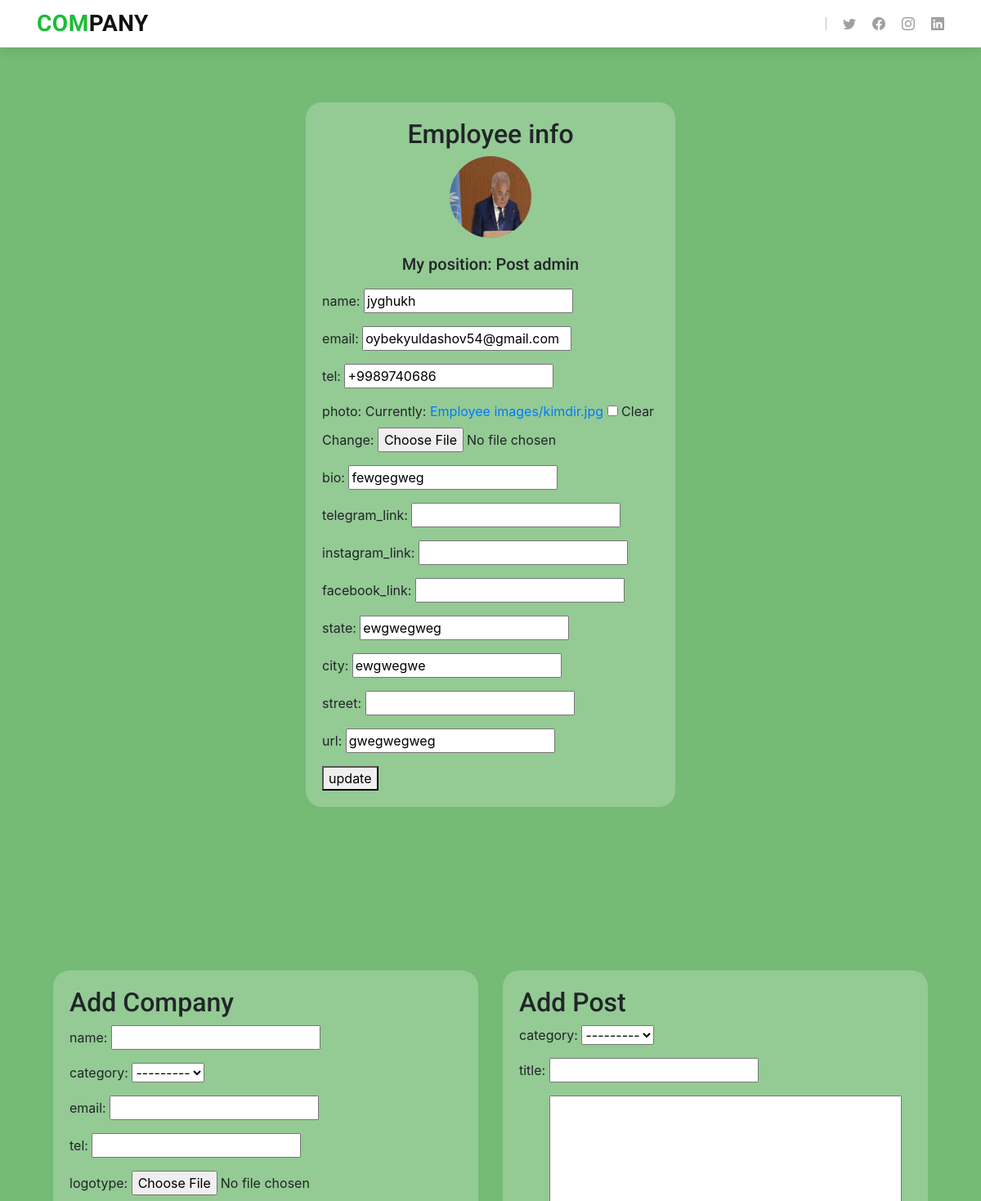
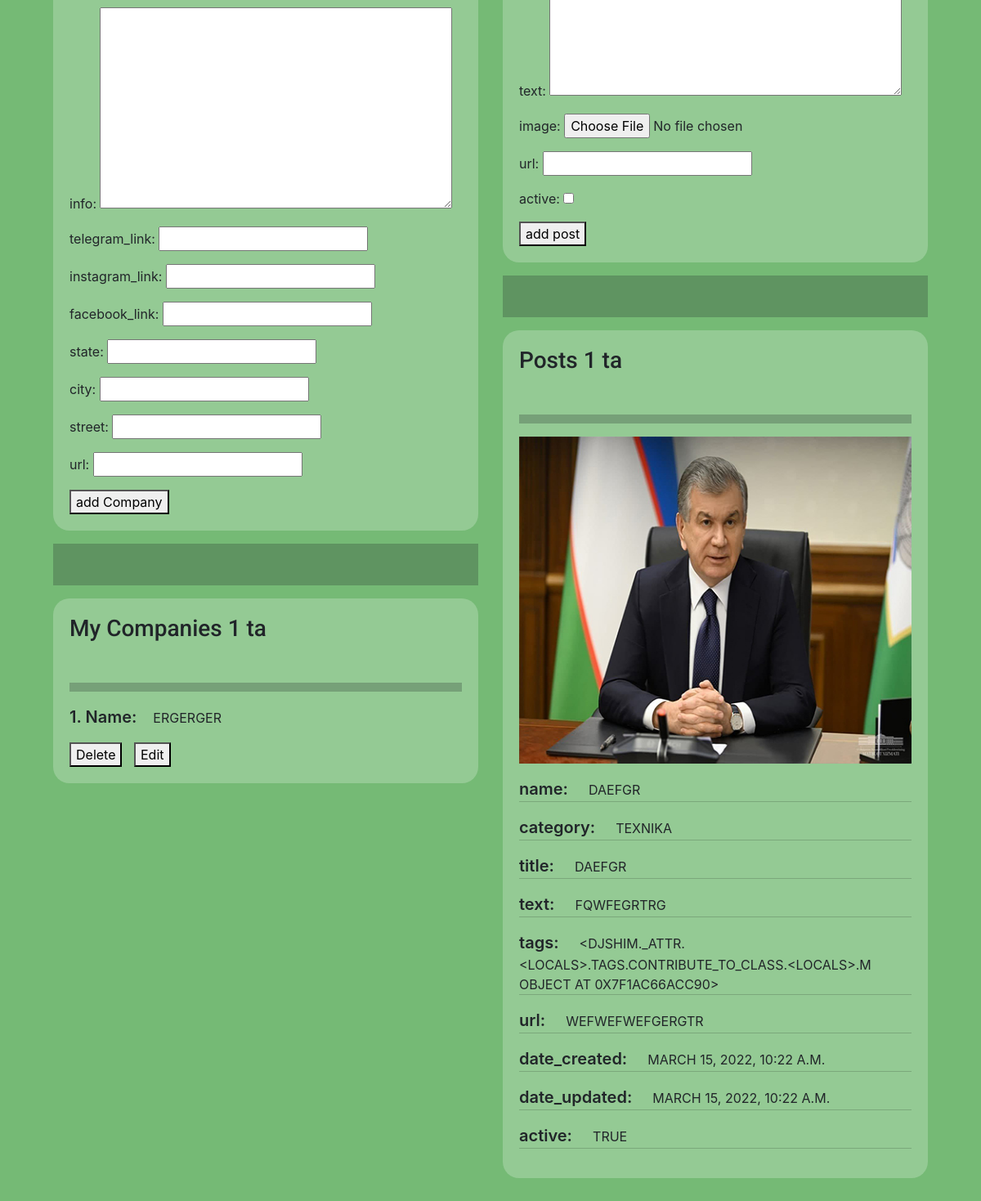
Screenshot of /profile-Employee/gwegwegweg/ with the database file from the repository (2 pictures, top to bottom).
### account/models.py (models this page shows, shortened)
class Employee(models.Model):
    position__choices = [
        ('Pt', 'Post admin'),
        ('Pr', 'Product admin')
    ]
    company = models.ForeignKey('main.Company', related_name='employes', on_delete=models.CASCADE)
    user = models.OneToOneField(User, related_name='employee', on_delete=models.CASCADE)
    name = models.CharField(max_length=200)
    position = models.CharField(max_length=2, choices=position__choices)
    email = models.EmailField(max_length=200, blank=True, null=True)
    tel = models.CharField(max_length=11, blank=True, null=True)
    photo = models.ImageField(upload_to='Employee images/', blank=True, null=True)
    bio = models.CharField(max_length=300, blank=True, null=True)
    telegram_link = models.URLField(max_length=200, blank=True, null=True)
    instagram_link = models.URLField(max_length=200, blank=True, null=True)
    facebook_link = models.URLField(max_length=200, blank=True, null=True)
    state = models.CharField(verbose_name='Viloyat', max_length=300)
    city = models.CharField(verbose_name='shahar', max_length=300)
    street = models.CharField(verbose_name='ko\'cha', max_length=300, blank=True, null=True)
    url = models.SlugField(max_length=200, unique=True)
    active = models.BooleanField(verbose_name='Xolati')
    date_created = models.DateField(auto_now=True)
    date_updated = models.DateTimeField(auto_now_add=True)
    class Meta:
        verbose_name = 'Employee'
        verbose_name_plural = 'Employes'

### main/models.py (models this page shows, shortened)
class Company(models.Model):
    author = models.ForeignKey(User, related_name='companies', on_delete=models.CASCADE)
    category = models.ForeignKey(Category, related_name='companies', on_delete=models.CASCADE)
    name = models.CharField(max_length=100, unique=True)
    email = models.EmailField(max_length=200, blank=True, null=True)
    tel = models.CharField(max_length=11, blank=True, null=True)
    logotype = models.ImageField(upload_to='Company logos/', blank=True, null=True)
    info = models.TextField()
    telegram_link = models.URLField(max_length=200, blank=True, null=True)
    instagram_link = models.URLField(max_length=200, blank=True, null=True)
    facebook_link = models.URLField(max_length=200, blank=True, null=True)
    state = models.CharField(verbose_name='Viloyat', max_length=300)
    city = models.CharField(verbose_name='shahar', max_length=300)
    street = models.CharField(verbose_name='ko\'cha', max_length=300, blank=True, null=True)
    url = models.SlugField(max_length=200, unique=True)
    date_created = models.DateField(auto_now=True)
    date_updated = models.DateTimeField(auto_now_add=True)
    class Meta:
        verbose_name = 'Company'
        verbose_name_plural = 'Companies'

class Category(models.Model):
    name = models.CharField(max_length=200, unique=True)
    url = models.SlugField(max_length=200, unique=True)
    def __str__(self):
        return self.name
    class Meta:
        verbose_name = 'Category'
        verbose_name_plural = 'Categories'

### post/models.py (models this page shows, shortened)
class Post(models.Model):
    company = models.ForeignKey(Company, related_name='posts', on_delete=models.CASCADE)
    category = models.ForeignKey(Category, related_name='posts', on_delete=models.CASCADE)
    author = models.ForeignKey(User, on_delete=models.SET_NULL, null=True)
    title = models.CharField(max_length=300)
    text = models.TextField()
    image = models.ImageField(upload_to='Post images/')
    tags = TaggableManager()
    url = models.SlugField(unique=True)
    date_created = models.DateTimeField(auto_now=True)
    date_updated = models.DateTimeField(auto_now_add=True)
    active = models.BooleanField(verbose_name='Xolati')

### account/views.py (the view, shortened to what this page needs)
# urls.py: path('profile-Employee/<slug:url>/', profile_employee, name='user-employee'),
def profile_employee(request, url):
    employee = Employee.objects.get(url=url)
    company = employee.company
    companies = Company.objects.filter(author=employee.user)
    posts = Post.objects.filter(author=employee.user)
    products = Product.objects.filter(author=employee.user)
    EmpEditForm = EditEmployeeForm(instance=employee)
    AddCompanyForm = CompanyForm()
    AddPostForm = PostForm()
    AddProductForm = ProductForm()
    context = {
        'employee': employee,
        'companies': companies,
        'company': company,
        'posts': posts,
        'products': products,
        'EmpEditForm': EmpEditForm,
        'AddCompanyForm': AddCompanyForm,
        'AddPostForm': AddPostForm,
        'AddProductForm': AddProductForm,
    }
    return render(request=request, template_name='profile_employee.html', context=context)

### account/forms.py
class EditEmployeeForm(ModelForm):
    class Meta:
        model = Employee
        fields = ['name', 'email', 'tel', 'photo', 'bio', 'telegram_link', 'instagram_link', 'facebook_link', 'state', 'city', 'street', 'url']

### main/forms.py
class CompanyForm(ModelForm):
    class Meta:
        model = Company
        fields = ['name', 'category', 'email', 'tel', 'logotype', 'info', 'telegram_link', 'instagram_link', 'facebook_link', 'state', 'city', 'street', 'url']

### templates/profile_employee.html (shortened to what this page needs)
{% extends 'profile_base.html' %}
{% load static %}
{% block company_info %}
    <div class="block" style="background-color: rgba(255, 255, 255, 0.226); border-radius: 20px; padding: 20px; display: flex; flex-direction: column; align-items: center">
        <h2>Employee info</h2>
        {% if employee.photo %}
            <img src="{{ employee.photo.url }}" width="100" height="100" alt="logotype in company" style="border-radius: 50%; margin-bottom: 20px">
        {% else %}
            <img src="https://bootdey.com/img/Content/avatar/avatar7.png" width="100" height="100" alt="logotype in company" style="border-radius: 50%; margin-bottom: 20px">
        {% endif %}
        {% if employee.position == 'Pt' %}
            <h5 style="">My position: Post admin</h4>
        {% else %}
            <h5 style="">My position: Product admin</h4>
        {% endif %}
        <form action="" method="post" enctype="multipart/form-data" style="margin-top: 10px">{% csrf_token %}
            {% for form in EmpEditForm %}
                <p>{{ form.name }}: {{ form }}</p>
            {% endfor %}
            <button>update</button>
        </form>
    </div>
{% endblock company_info %}
{% block post %}
    {% if employee.position == 'Pt' %}
        <div class="col">
            <div class="add" style="background-color: rgba(255, 255, 255, 0.226); border-radius: 20px; padding: 20px;">
                <h2>Add Post</h2>
                <form action="" method="post" enctype='multipart/form-data'>{% csrf_token %}
                    {% for form in AddPostForm %}
                        <p>{{ form.name }}: {{ form }}</p>
                    {% endfor %}
                    <button>add post</button>
                </form>
            </div>
            <hr style='height: 50px'>
            <div class="all" style="background-color: rgba(255, 255, 255, 0.226); border-radius: 20px; padding: 20px;">
                <h3>Posts {{ posts.count }} ta</h3>
                {% for post in posts %}
                <hr style='height: 10px; margin-top: 50px'>
                <p> <span>
                    <img src="{{ post.image.url }}" width="100%" height="400px" alt="">
                </span></p>
                    <p style="border-bottom: 1px solid #0000002b;"><span style="font-size: 20px; font-weight: 600">name: </span> <span style="margin-left: 20px; text-transform: uppercase;">{{ post.title }}</span></p>
                    <p style="border-bottom: 1px solid #0000002b;"><span style="font-size: 20px; font-weight: 600">category: </span> <span style="margin-left: 20px; text-transform: uppercase;">{{ post.category }}</span></p>
                    <p style="border-bottom: 1px solid #0000002b;"><span style="font-size: 20px; font-weight: 600">title: </span> <span style="margin-left: 20px; text-transform: uppercase;">{{ post.title }}</span></p>
                    <p style="border-bottom: 1px solid #0000002b;"><span style="font-size: 20px; font-weight: 600">text: </span> <span style="margin-left: 20px; text-transform: uppercase;">{{ post.text }}</span></p>
                    <p style="border-bottom: 1px solid #0000002b;"><span style="font-size: 20px; font-weight: 600">tags: </span> <span style="margin-left: 20px; text-transform: uppercase;">{{ post.tags }}</span></p>
                    <p style="border-bottom: 1px solid #0000002b;"><span style="font-size: 20px; font-weight: 600">url: </span> <span style="margin-left: 20px; text-transform: uppercase;">{{ post.url }}</span></p>
                    <p style="border-bottom: 1px solid #0000002b;"><span style="font-size: 20px; font-weight: 600">date_created: </span> <span style="margin-left: 20px; text-transform: uppercase;">{{ post.date_created }}</span></p>
                    <p style="border-bottom: 1px solid #0000002b;"><span style="font-size: 20px; font-weight: 600">date_updated: </span> <span style="margin-left: 20px; text-transform: uppercase;">{{ post.date_updated }}</span></p>
                    <p style="border-bottom: 1px solid #0000002b;"><span style="font-size: 20px; font-weight: 600">active: </span> <span style="margin-left: 20px; text-transform: uppercase;">{{ post.active }}</span></p>
                {% endfor %}
            </div>
        </div>
    {% endif %}
{% endblock post %}
{% block company %}
    <div class="col">
        <div class="add" style="background-color: rgba(255, 255, 255, 0.226); border-radius: 20px; padding: 20px;">
            <h2>Add Company</h2>
            <form action="" method="post" enctype='multipart/form-data'>{% csrf_token %}
                {% for form in AddCompanyForm %}
                    <p>{{ form.name }}: {{ form }}</p>
                {% endfor %}
                <button>add Company</button>
            </form>
        </div>
        <hr style='height: 50px'>
        <div class="all" style="background-color: rgba(255, 255, 255, 0.226); border-radius: 20px; padding: 20px;">
            <h3>My Companies {{ companies.count }} ta</h3>
            {% if companies %}
                <div class="all" style="text-align: left;">
                    {% for company in companies %}
                        <hr style='height: 10px; margin-top: 50px'>
                        <p><span style="font-size: 20px; font-weight: 600">{{ forloop.counter }}. Name:</span><span style= "margin-left: 20px; text-transform: uppercase;">{{ company.name }}</span></p>
                        <div>
                            <a href="{% url 'delete_company' company.url %}"><button>Delete</button></a>
                            <a href="{% url 'single-company' company.url %}"><button style="margin-left: 10px">Edit</button></a>
                        </div>
                    {% endfor %}
                </div>
            {% endif %}
        </div>
    </div>
{% endblock company %}

### templates/profile_base.html (shortened to what this page needs)
{% load static %}
<!DOCTYPE html>
<html lang="en">
<head>
    <link href="{% static 'vendor/animate.css/animate.min.css' %}" rel="stylesheet">
    <link href="{% static 'vendor/aos/aos.css" rel="stylesheet' %}">
    <link href="{% static 'vendor/bootstrap/css/bootstrap.min.css' %}" rel="stylesheet">
    <link href="{% static 'vendor/bootstrap-icons/bootstrap-icons.css' %}" rel="stylesheet">
    <link href="{% static 'vendor/boxicons/css/boxicons.min.css' %}" rel="stylesheet">
    <link href="{% static 'vendor/glightbox/css/glightbox.min.css' %}" rel="stylesheet">
    <link href="{% static 'vendor/remixicon/remixicon.css' %}" rel="stylesheet">
    <link href="{% static 'vendor/swiper/swiper-bundle.min.css' %}" rel="stylesheet">
    <link href="{% static 'css/style.css' %}" rel="stylesheet">
    <link href="https://cdn.jsdelivr.net/npm/bootstrap@5.1.3/dist/css/bootstrap.min.css" rel="stylesheet">
    <link rel="stylesheet" href="https://cdn.jsdelivr.net/npm/bootstrap@4.3.1/dist/css/bootstrap.min.css">
</head>
<body>
    <header id="header" class="fixed-top">
        <div class="container d-flex align-items-center">
          <h1 class="logo me-auto"><a href="{% url 'home' %}"><span>Com</span>pany</a></h1>
          <div class="header-social-links d-flex">
            <a href="#" class="twitter"><i class="bu bi-twitter"></i></a>
            <a href="#" class="facebook"><i class="bu bi-facebook"></i></a>
            <a href="#" class="instagram"><i class="bu bi-instagram"></i></a>
            <a href="#" class="linkedin"><i class="bu bi-linkedin"></i></i></a>
          </div>
        </div>
      </header>
    <div class="account__info">
        {% block company_info %}{% endblock company_info %}
    </div>
    <div class="account__main">
        {% block company %}{% endblock company %}
        {% block post %}{% endblock post %}
    </div>
</body>
</html>

### static/css/style.css (style rules this page uses)
body { font-family: "Open Sans", sans-serif; color: #4d4643; }
a { color: #1bbd36; text-decoration: none; }
h1, h2, h3, h4, h5, h6 { font-family: "Roboto", sans-serif; }
#header { background: #fff; transition: all 0.5s; z-index: 997; padding: 15px 0; box-shadow: 0px 2px 15px rgba(0, 0, 0, 0.1); }
#header .logo { font-size: 28px; margin: 0; padding: 0; line-height: 1; font-weight: 700; letter-spacing: 0.5px; text-transform: uppercase; }
#header .logo a { color: #111; }
#header .logo a span { color: #1bbd36; }
.header-social-links { margin-left: 20px; border-left: 1px solid #c4c4c4; }
.header-social-links a { color: #a0a0a0; display: inline-block; line-height: 0px; transition: 0.3s; padding-left: 20px; }
.header-social-links a i { line-height: 0; }

### templates/profile_base.html (style rules this page uses)
body { background-color: rgba(0, 128, 0, 0.541); }
.account__info { display: flex; justify-content: center; align-items: center; padding: 50px; }
.account__main { margin-top: 100px; display: flex; justify-content: space-around; padding: 50px; }

### rows the page displays
Employee: photo (picture), EmpEditForm "jyghukh" "oybekyuldashov54@gmail.com" "+9989740686" "fewgegweg" "ewgwegweg" "ewgwegwe" "gwegwegweg"
Company: name "ERGERGER"
Post: image (picture), title "DAEFGR", category "TEXNIKA", text "FQWFEGRTRG", tags "<DJSHIM._ATTR.<LOCALS>.TAGS.CONTRIBUTE_TO_CLASS.<LOCALS>.M OBJECT AT 0X7F1AC66ACC90>", url "WEFWEFWEFGERGTR", date_created "MARCH 15, 2022, 10:22 A.M.", date_updated "MARCH 15, 2022, 10:22 A.M.", active "TRUE"

### other values shown
{{ companies.count }} "1"
{{ posts.count }} "1"
